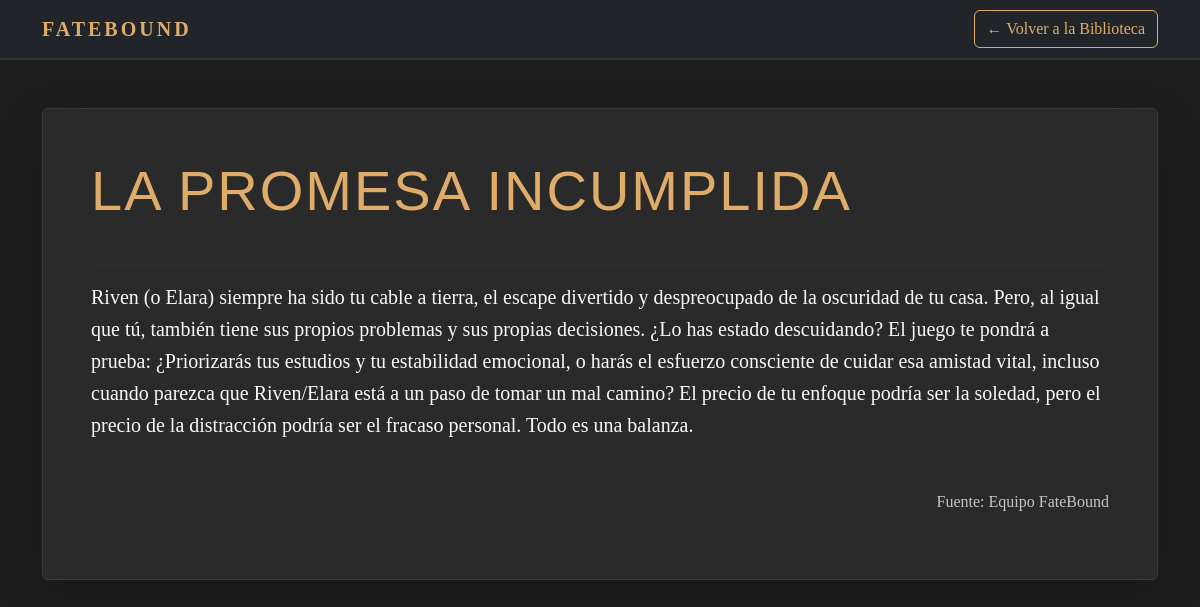
Page /leer_historia.php?id=3 on the committed database.
### tables this page shows
CREATE TABLE `historias_breves` (
  `historia_id` int(11) UNSIGNED NOT NULL,
  `titulo` varchar(255) NOT NULL,
  `resumen` varchar(500) NOT NULL,
  `contenido_completo` text NOT NULL,
  `autor` varchar(100) DEFAULT NULL
);

### leer_historia.php (the view, shortened to what this page needs)
<?php
require 'db_connect.php';
$historia = null;
if (isset($_GET['id']) && is_numeric($_GET['id'])) {
    $historia_id = $_GET['id'];
    try {
        $stmt = $pdo->prepare("SELECT titulo, contenido_completo FROM historias_breves WHERE historia_id = ?");
        $stmt->execute([$historia_id]);
        $historia = $stmt->fetch();
    } catch (PDOException $e) {  }
}
?>
<!DOCTYPE html>
<html lang="es">
<head>
    <link href="https://cdn.jsdelivr.net/npm/bootstrap@5.3.2/dist/css/bootstrap.min.css" rel="stylesheet">
    <link rel="stylesheet" href="style.css">
</head>
<body class="section-dark">
<nav class="navbar navbar-expand-lg navbar-dark bg-dark">
    <div class="container">
        <a class="navbar-brand" href="index.php">FATEBOUND</a>
        <a class="btn btn-outline-light ms-auto" href="index.php#biblioteca">← Volver a la Biblioteca</a>
    </div>
</nav>
<section class="container py-5">
    <?php if ($historia): ?>
        <article class="card card-dark shadow-lg p-5">
            <h1 class="display-4 mb-4" style="color: #e0ac69;"><?php echo htmlspecialchars($historia['titulo']); ?></h1>
            <hr style="border-color: #3a3a3a;">
            <div class="historia-contenido fs-5 text-light"> <?php echo nl2br(htmlspecialchars($historia['contenido_completo'])); ?>
            </div>
            <p class="mt-5 text-muted text-end">Fuente: Equipo FateBound</p>
        </article>
    <?php else: ?>
        <div class="alert alert-danger text-center">
            Historia no encontrada. El ID proporcionado no es válido.
        </div>
    <?php endif; ?>
</section>
</body>
</html>

### style.css (style rules this page uses)
body { font-family: 'Georgia', serif; line-height: 1.6; background-color: #121212; color: #f0f0f0; }
h1, h2, h3, h4 { font-family: 'Arial Black', sans-serif; color: #e0ac69; text-transform: uppercase; letter-spacing: 2px; }
.navbar { border-bottom: 2px solid #333; }
.navbar-brand { font-weight: bold; color: #e0ac69 !important; letter-spacing: 3px; }
.btn-outline-light { color: #e0ac69 !important; border-color: #e0ac69 !important; }
.section-dark { background-color: #1e1e1e; }
.card-dark { background-color: #2a2a2a; color: #f0f0f0; border: 1px solid #3a3a3a; transition: border-color 0.3s ease; }
.text-muted, .card-dark .text-muted { color: #c4c4c4 !important; }

### rows in the picture
historias_breves: titulo "LA PROMESA INCUMPLIDA", contenido_completo "Riven (o Elara) siempre ha sido tu cable a tierra, el escape divertido y despreocupado de la oscuridad de tu casa. Pero, al igual que tú, también tiene sus propios problemas y sus propias decisiones. ¿Lo has estado descuidando? El juego te pondrá a prueba: ¿Priorizarás tus estudios y tu estabilidad emocional, o harás el esfuerzo consciente de cuidar esa amistad vital, incluso cuando parezca que Riven/Elara está a un paso de tomar un mal camino? El precio de tu enfoque podría ser la soledad, pero el precio de la distracción podría ser el fracaso personal. Todo es una balanza."
